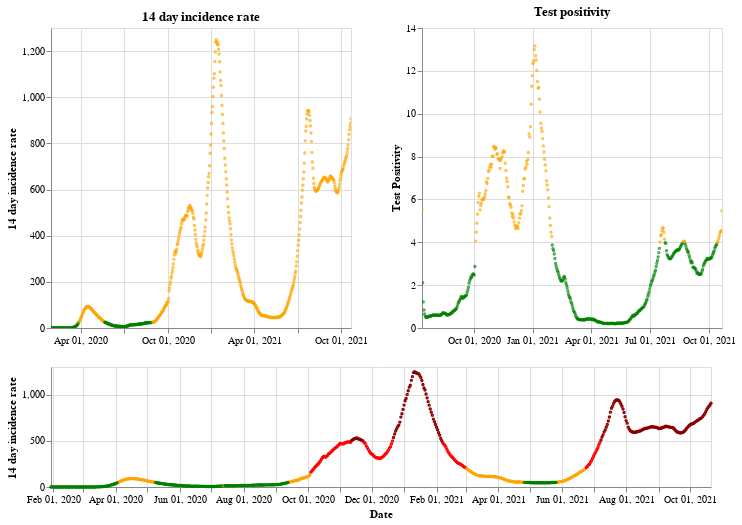

The cell this chart's notebook holds for it:
### Markdown cell above
## England

### Code cell
plot_traffic_light('England')

### Figure 1 — Vega-Lite specification as saved in the notebook (floating-point values rounded to 4 significant figures; data arrays with more than 128 entries replaced by an {"elided": "..."} marker saying what was removed)
{"config": {"view": {"continuousWidth": 400, "continuousHeight": 300}}, "vconcat": [{"hconcat": [{"mark": {"type": "point", "size": 2}, "encoding": {"color": {"condition": {"value": "green", "test": "(datum.twoWeeklyCasesRate <= 25)"}, "value": "orange"}, "tooltip": [{"type": "nominal", "field": "areaName"}, {"type": "temporal", "field": "date"}, {"type": "quantitative", "field": "twoWeeklyCasesRate"}, {"type": "quantitative", "field": "testPositivity"}], "x": {"type": "temporal", "axis": {"title": ""}, "field": "date", "scale": {"domain": {"selection": "DateBrush"}}, "timeUnit": "yearmonthdate"}, "y": {"type": "quantitative", "axis": {"title": "14 day incidence rate"}, "field": "twoWeeklyCasesRate"}}, "title": "14 day incidence rate", "width": 300}, {"mark": {"type": "point", "size": 2}, "encoding": {"color": {"condition": {"value": "green", "test": "(datum.testPositivity <= 4)"}, "value": "orange"}, "tooltip": [{"type": "nominal", "field": "areaName"}, {"type": "temporal", "field": "date"}, {"type": "quantitative", "field": "twoWeeklyCasesRate"}, {"type": "quantitative", "field": "testPositivity"}], "x": {"type": "temporal", "axis": {"title": ""}, "field": "date", "scale": {"domain": {"selection": "DateBrush"}}, "timeUnit": "yearmonthdate"}, "y": {"type": "quantitative", "axis": {"title": "Test Positivity"}, "field": "testPositivity"}}, "title": "Test positivity", "width": 300}]}, {"layer": [{"mark": {"type": "point", "size": 2}, "encoding": {"color": {"condition": {"value": "orange", "test": "(((datum.testPositivity < 4) && (datum.twoWeeklyCasesRate >= 50)) && (datum.twoWeeklyCasesRate < 200))"}, "value": "red"}, "opacity": {"condition": {"value": 1, "test": "((datum.twoWeeklyCasesRate >= 50) && (datum.twoWeeklyCasesRate < 500))"}, "value": 0}, "tooltip": [{"type": "nominal", "field": "areaName"}, {"type": "temporal", "field": "date"}, {"type": "quantitative", "field": "twoWeeklyCasesRate"}, {"type": "quantitative", "field": "testPositivity"}], "x": {"type": "temporal", "axis": {"title": "Date"}, "field": "date", "timeUnit": "yearmonthdate"}, "y": {"type": "quantitative", "axis": {"title": "14 day incidence rate"}, "field": "twoWeeklyCasesRate"}}, "selection": {"DateBrush": {"type": "interval", "encodings": ["x"], "fields": ["Time"]}}}, {"mark": {"type": "point", "size": 2}, "encoding": {"color": {"value": "darkred"}, "opacity": {"condition": {"value": 1, "test": "(datum.twoWeeklyCasesRate >= 500)"}, "value": 0}, "tooltip": [{"type": "nominal", "field": "areaName"}, {"type": "temporal", "field": "date"}, {"type": "quantitative", "field": "twoWeeklyCasesRate"}, {"type": "quantitative", "field": "testPositivity"}], "x": {"type": "temporal", "axis": {"title": "Date"}, "field": "date", "timeUnit": "yearmonthdate"}, "y": {"type": "quantitative", "axis": {"title": "14 day incidence rate"}, "field": "twoWeeklyCasesRate"}}}, {"mark": {"type": "point", "size": 2}, "encoding": {"color": {"condition": {"value": "green", "test": "((datum.testPositivity < 4) && (datum.twoWeeklyCasesRate < 50))"}, "value": "orange"}, "opacity": {"condition": {"value": 1, "test": "(datum.twoWeeklyCasesRate < 50)"}, "value": 0}, "tooltip": [{"type": "nominal", "field": "areaName"}, {"type": "temporal", "field": "date"}, {"type": "quantitative", "field": "twoWeeklyCasesRate"}, {"type": "quantitative", "field": "testPositivity"}], "x": {"type": "temporal", "axis": {"title": "Date"}, "field": "date", "timeUnit": "yearmonthdate"}, "y": {"type": "quantitative", "axis": {"title": "14 day incidence rate"}, "field": "twoWeeklyCasesRate"}}}], "height": 120, "width": 660}], "data": {"name": "data-d4a6e0bf36c40a11da6a9f9b0eaaaeaa"}, "$schema": "https://vega.github.io/schema/vega-lite/v4.8.1.json", "datasets": {"data-d4a6e0bf36c40a11da6a9f9b0eaaaeaa": {"elided": "631 records"}}}
